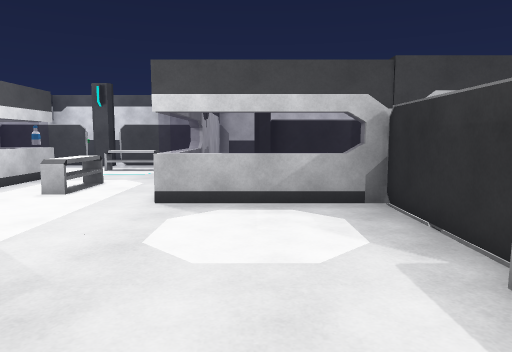
View 1 (above)

21 first-person views from a walk through a scene from a Unity 3-D project. The camera is 1.4 m above the floor, tilts 6° down and sees 70° across. The floor is counted in squares, 1 m on a side. Each view is taken from the middle of a square. On the plan, view 1 faces up. The plan holds only what a view shows up to about 16 squares ahead; the rest is blank. Some animated figures are left out. Door leaves are left out, so doorways stand open.

View 2
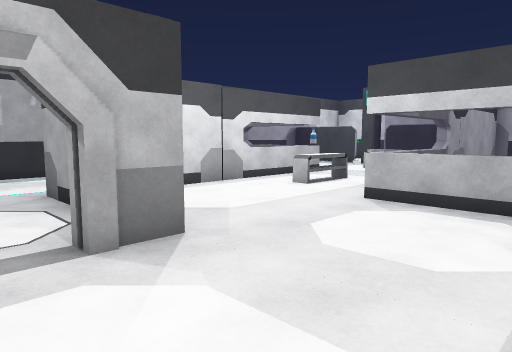

View 3
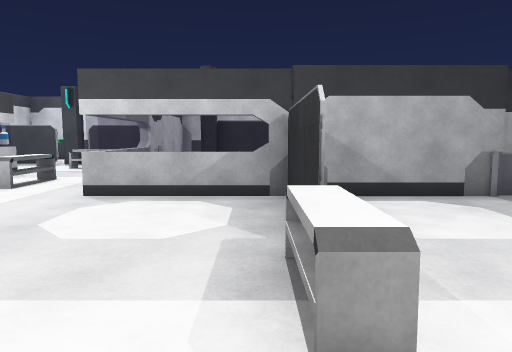

View 4
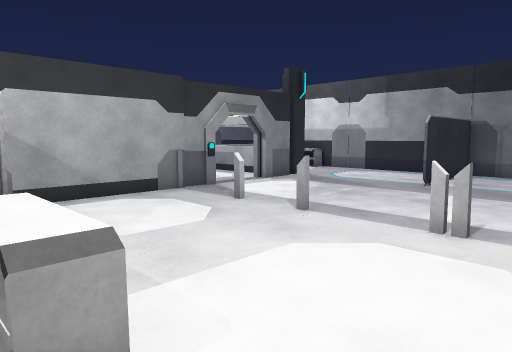

View 5
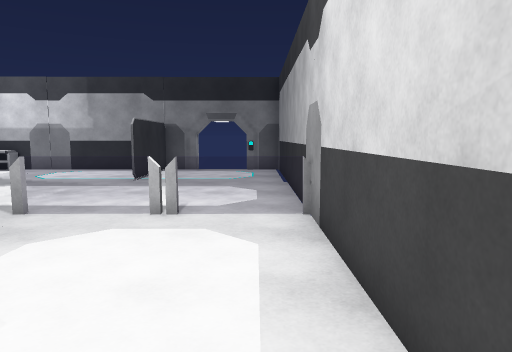

View 6
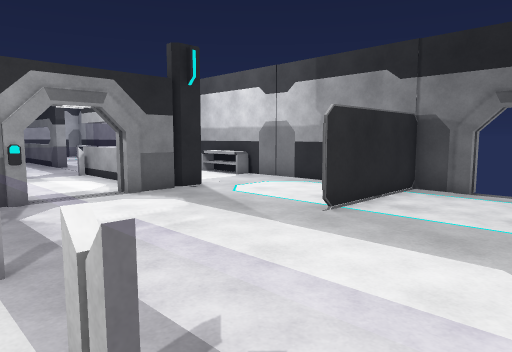

View 7
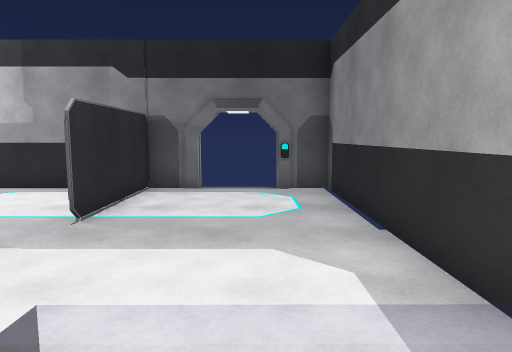

View 8
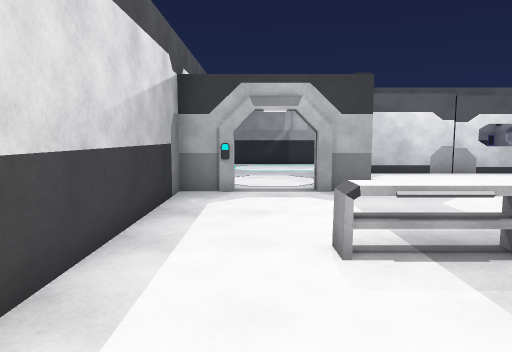

View 9
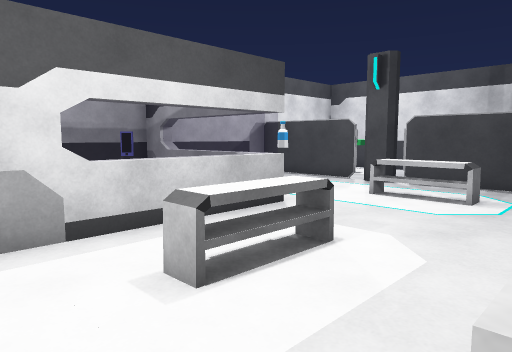

View 10
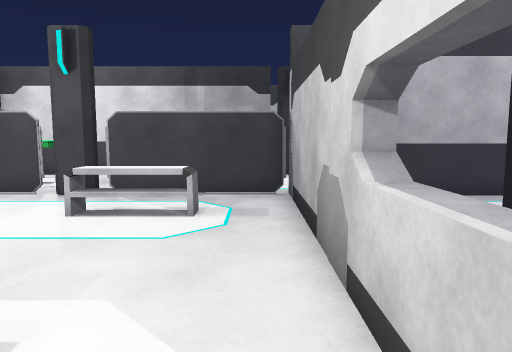

View 11
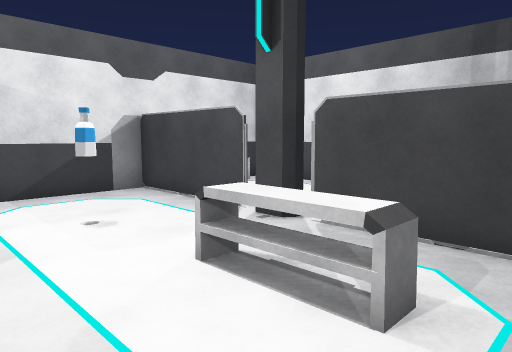

View 12
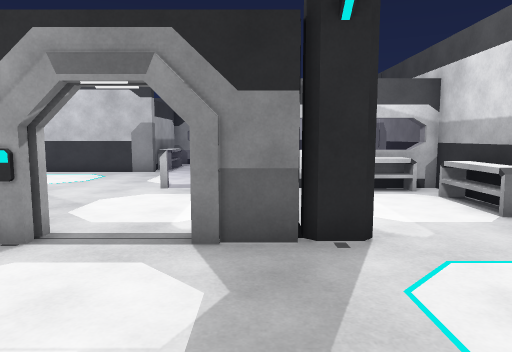

View 13
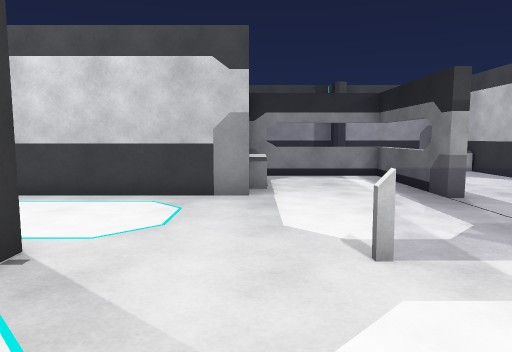

View 14
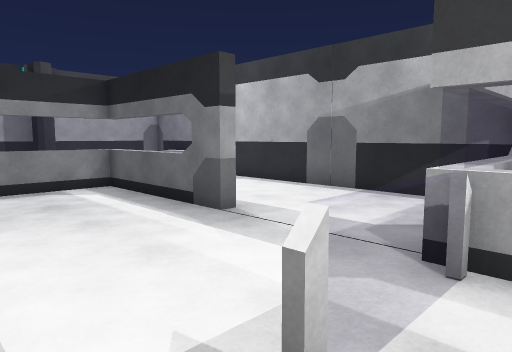

View 15
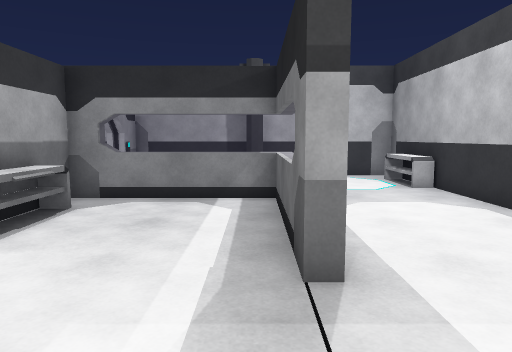

View 16
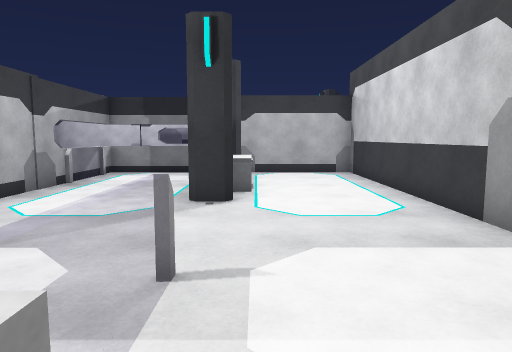

View 17
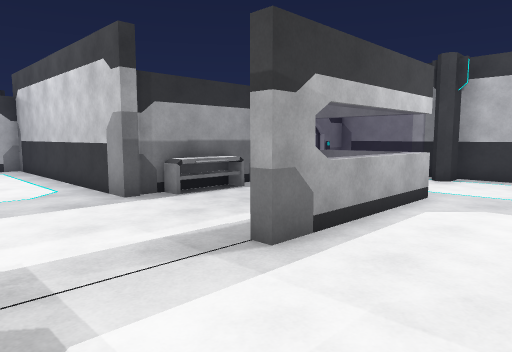

View 18
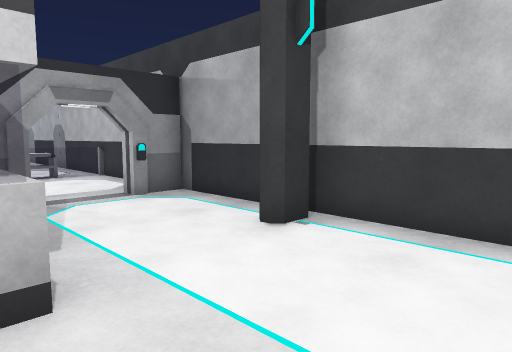

View 19
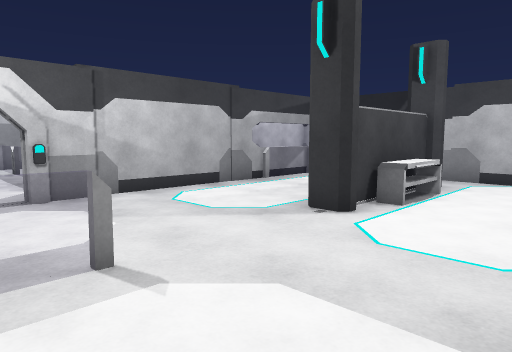

View 20
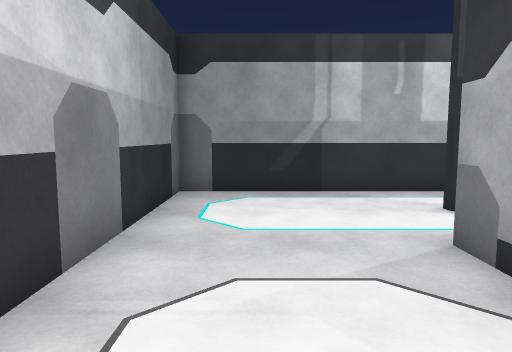

View 21
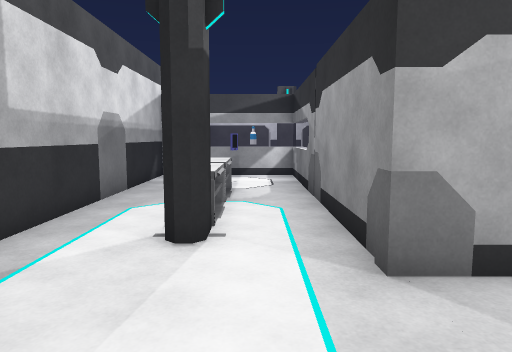

### Floor plan
Points are (right, up) in squares from view 1. A wall is a line through its corners. A room is listed if a view was taken in it or the views show most of it. See-through windows are left out.
Room 1 (views 1, 2, 3, 4, 5, 6, 7, 8, 9, 10, 11, 20)
walls: (-2.2, 10) (-2.2, 18.2); (-2.5, 3.1) (-2.5, 1.6) (-3, 1.6); (2.8, 3.4) (2.8, 7.7); (-3, -0.6) (-2.5, -0.6) (-2.5, -2) (8, -2); (-7.2, 13.1) (-7.2, 4.5); (-2.3, 18) (-6.5, 18); (9, 7.7) (-2.2, 7.7); (7.6, 0.4) (7.6, 1); (-8.1, 18) (-12.5, 18) (-12.5, 13.5)
ways out: opening at (8, 4) to room 2; opening at (-3, 0.5) to room 4
objects: table (-6, 16) to (-4, 16); table (-5, 9) to (-5, 11); table (2, 1) to (3, 3)
Room 2 (view 12)
walls: (12.5, 7.7) (11.2, 7.7); (17, 4.4) (17, 13.1) (15.5, 13.1); (17, 1.6) (17, 3) (12.8, 3); (14.6, 13.1) (12.6, 13.1); (8, -2) (17, -2) (17, -0.4)
low walls: (7.7, 1) (7.7, 0.4)
ways out: opening at (8, 4) to room 1; opening at (10, 8) to room 3; open door at (17, 0)
objects: column (13, 8); table (16, 10) to (17, 11)
Room 3 (views 13, 14, 15, 16, 17, 18, 19)
walls: (7.7, 18.5) (7.7, 17.8) (-1.8, 17.8) (-1.8, 8.1); (3.8, 13.1) (0.5, 13.1); (12.9, 22.9) (12.9, 17.4) (12.5, 17.4) (12.5, 22.4) (7.7, 22.4) (7.7, 21.4); (1.9, 18) (-1.8, 18); (7.7, 24.1) (7.7, 23.4); (15.5, 13.1) (14.6, 13.1); (12.2, 9.3) (12.2, 13.6); (16.7, 13.1) (16.7, 13.6); (8.5, 8.3) (9, 8.3) (9, 7.7); (17, 13.5) (17, 27.6) (7.7, 27.6) (7.7, 26.2); (0.5, 13.2) (4.3, 13.2); (11.2, 7.7) (11.2, 8.4); (1.6, 8.1) (8.6, 8.1)
low walls: (-0.8, 8.1) (1.5, 8.1); (-1.8, 8.1) (-1.1, 8.1)
ways out: opening at (10, 8) to room 2; opening at (7, 25)
objects: column (0, 13); table (2, 14) to (3, 14); column (5, 13); table (8, 19) to (8, 21); column (12, 27); table (15, 13); table (16, 24) to (17, 26)
Room 4 (view 21)
walls: (-6, 2.6) (-7.6, 2.6) (-7.6, 12.7) (-12.5, 12.7) (-12.5, -2) (-5.6, -2)
ways out: opening at (-3, 0.5) to room 1
objects: column (-10, 4); table (-10, 5); other object (-10, 11)

Where each view was taken, in squares from view 1:
view 1: 0 up, 0 right, facing up
view 2: 0 up, 2 right, facing up-left
view 3: 1 down, 2 right, facing up
view 4: 1 down, 2 right, facing up-right
view 5: 1 down, 1 right, facing right
view 6: 1 down, 7 right, facing up-right
view 7: 0 up, 7 right, facing right
view 8: 0 up, 7 right, facing left
view 9: 7 up, 2 left, facing up-left
view 10: 9 up, 3 left, facing up
view 11: 13 up, 3 left, facing up-left
view 12: 3 up, 12 right, facing up
view 13: 9 up, 8 right, facing up
view 14: 12 up, 8 right, facing up-right
view 15: 14 up, 12 right, facing up
view 16: 14 up, 13 right, facing left
view 17: 14 up, 16 right, facing up-left
view 18: 22 up, 16 right, facing up-left
view 19: 17 up, 11 right, facing down-left
view 20: 0 up, 3 left, facing left
view 21: 1 down, 9 left, facing up
